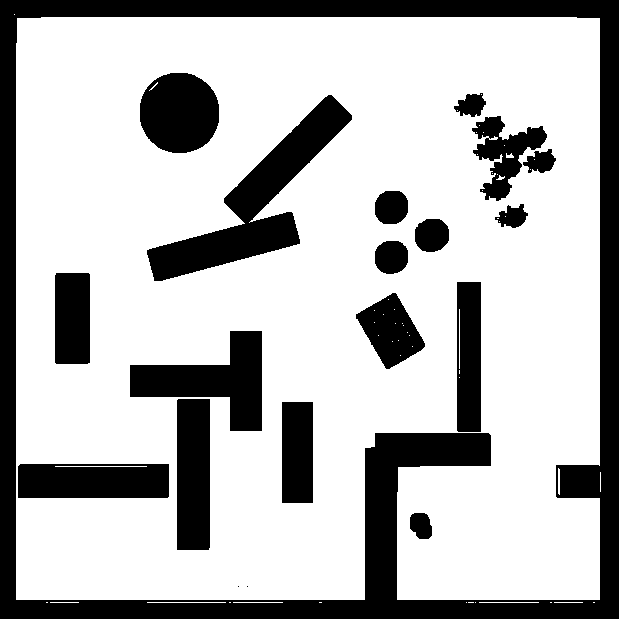
%> input picture scr/simulation/MATLAB/pioneer3dx_desafioBMP2.bmp, 619 x 619 px
$ octave PlanejamentoControle.m   (GNU Octave 9; MATLAB toolbox functions it lacks are replaced by stand-ins)
%> lines starting %> are read from the running program, lines starting %| are printed output that depends on the picture; in (x1, y1, x2, y2) boxes, pixels count from 0 and x2, y2 are one past the last pixel; in counts of white or black regions, pixels touching at a corner belong together; the program's own positions count from 1
### scr/simulation/MATLAB/script.m
clear
close all

imagem = imread('pioneer3dx_desafioBMP2.bmp');
%> imagem is the input picture: size 619x619x3 uint8; 72.8% white; 20 black regions (2 under 20 px), largest, box (x1, y1, x2, y2) and area: (0, 0, 619, 619) 52218, (147, 95, 352, 281) 10323, (130, 331, 262, 431) 6400
limiteMapa = 30;
graf = graficoRobot(imagem,limiteMapa);
close all
graf = graf.plotarImagem();
vermelho = [0.9,0,0];
azul = [0,0,0.9];
verde = [0,0.9,0];

xx = ceil(limiteMapa/5);
yy = ceil(limiteMapa-limiteMapa/10);
posicaoInicial = [xx,yy];
estadoInicial.x =xx;
estadoInicial.y = yy;
estadoAtual = estadoInicial;
xxx = ceil(22*limiteMapa/30);
posicaoFinal = [xxx,yy];
estadoFinal.x = posicaoFinal(1);
estadoFinal.y = posicaoFinal(2);

mapaRestricao = ~graf.Mapa;
%> mapaRestricao: size 30x30 logical; every value is 0
[listaAberta,listaFechada,mapaExplorado] = inicializarProblema(posicaoInicial,posicaoFinal,~graf.Mapa);
%> after the loop in explorarAdjacencia, `for i=-1:1`: listaAberta = 8 items; posicao, pai, g, h and f: [5 26] [6 27] 12 2900 2912, [6 26] [6 27] 10 2570 2580, [7 26] [6 27] 12 2260 2272, [5 27] [6 27] 10 2890 2900, [7 27] [6 27] 10 2250 2260, [5 28] [6 27] 12 2900 2912, [6 28] [6 27] 10 2570 2580, [7 28] [6 27] 12 2260 2272; noPai = {posicao [6 27], pai 0, g 0, h 256, f 256}; posicaoIncluida = [7 28]
%> in inicializarProblema, `[listaAberta,listaFechada,mapaExplorado] = explorarAdjacencia(no,lista..`: listaFechada = {posicao [6 27], pai 0, g 0, h 256, f 256}
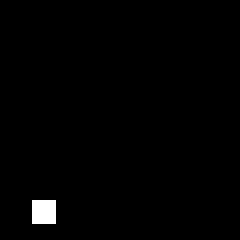
%> mapaExplorado: size 30x30 double (shown 8 times larger); values 0 (black) and 1 (white), 1% white in thin lines or dots, all inside (x1, y1, x2, y2) = (4, 25, 7, 28)
%> listaFechada = {posicao [6 27], pai 0, g 0, h 256, f 256}
%> the run ends on the next line
quadrado = graf.plotarQuadrado(estadoFinal,vermelho);
robo = graf.plotarQuadrado(estadoAtual,azul);
for i=1:length(listaAberta)
   estadoExplorado = posicao2estado(listaAberta(i).posicao);
   explorado = graf.plotarQuadrado(estadoExplorado,verde);
   explorado.AlphaData = 0.2;
end
%explorado.AlphaData = 0.2;
no = listaFechada;
while any(no.posicao ~= posicaoFinal)
   no = selecionarAdjacente(listaAberta);
   robo.XData = no.posicao(1);
   robo.YData = no.posicao(2);
   [listaAberta,listaFechada,mapaExplorado] = explorarAdjacencia(no,listaAberta,listaFechada,mapaRestricao,mapaExplorado,posicaoFinal);
%    pause(0.1)
end

for i=1:(length(listaFechada)-1)
   estadoExplorado = posicao2estado(listaFechada(i).posicao);
   explorado = graf.plotarQuadrado(estadoExplorado,azul);
   explorado.AlphaData = 0.2;
end
listaInversa = [];
listaFechadaPosicao = [];
for i=1:length(listaFechada)
   listaFechadaPosicao = [listaFechadaPosicao;listaFechada(i).posicao];
end
listaInversaPosicao = [];
while any(no.posicao ~= posicaoInicial)
   listaInversa = [listaInversa,no];
   index = find(all((no.pai==listaFechadaPosicao)'));
   no = listaFechada(index);
   listaInversaPosicao = [listaInversaPosicao;no.posicao];
end
for i=2:(length(listaInversa))
   estadoExplorado = posicao2estado(listaInversa(i).posicao);
   explorado = graf.plotarQuadrado(estadoExplorado,vermelho);
   explorado.AlphaData = 0.5;
end

### scr/simulation/MATLAB/retirarNo.m
function [listaAberta,listaFechada] = retirarNo(no,listaAberta,listaFechada)
listaFechada = [listaFechada,no];
posicao = no.posicao;
for i=1:length(listaAberta)
   noExistente = all(listaAberta(i).posicao==posicao);
   if noExistente
      if length(listaAberta(1:i))>1
         anterior = listaAberta(1:(i-1));
      else
         anterior = [];
      end
      if length(listaAberta(i:end))>1
         posterior = listaAberta((i+1):end);
      else
         posterior = [];
      end
      listaAberta = [anterior,posterior];
      break
   end
end

end

### scr/simulation/MATLAB/explorarAdjacencia.m
function [listaAberta,listaFechada,mapaExplorado] = explorarAdjacencia(no,listaAberta,listaFechada,mapaRestricao,mapaExplorado,posicaoFinal)
%Explora adjacencia e inclui nos vizinho admissiveis na regiao de busca.
[listaAberta,listaFechada] = retirarNo(no,listaAberta,listaFechada);
posicaoMatricial = no.posicao(end:-1:1);
for i=-1:1
   for j=-1:1
      posicaoTeste = posicaoMatricial + [i,j];
      eExplorado = mapaExplorado(posicaoTeste(1),posicaoTeste(2));
      eAdmissivel = ~mapaRestricao(posicaoTeste(1),posicaoTeste(2));
      if ~eExplorado && eAdmissivel
         posicaoIncluida = posicaoTeste(end:-1:1);
         noPai = no;
         listaAberta = incluirNo(posicaoIncluida,posicaoFinal,listaAberta,noPai);
         mapaExplorado(posicaoTeste(1),posicaoTeste(2)) = true;
      end
   end
end
end

### scr/simulation/MATLAB/inicializarProblema.m
function [listaAberta,listaFechada,mapaExplorado] = inicializarProblema(posicaoInicial,posicaoFinal,mapaRestricao)
   no = gerarNoInicial(posicaoInicial,posicaoFinal);
   mapaExplorado = zeros(size(mapaRestricao));
   mapaExplorado(posicaoInicial(2),posicaoInicial(1)) = true;
   listaAberta = no;
   [listaAberta,listaFechada,mapaExplorado] = explorarAdjacencia(no,listaAberta,[],mapaRestricao, ...
                                                         mapaExplorado,posicaoFinal);
end

### scr/simulation/MATLAB/gerarNoInicial.m
function no = gerarNoInicial(posicao,posicaoFinal)
   no.posicao = posicao;
   no.pai = 0;
   no.g = 0;
   no.h = (posicao - posicaoFinal)*(posicao - posicaoFinal)';
   no.f = no.g + no.h;
end

### scr/simulation/MATLAB/PlanejamentoControle.m
% script
script
